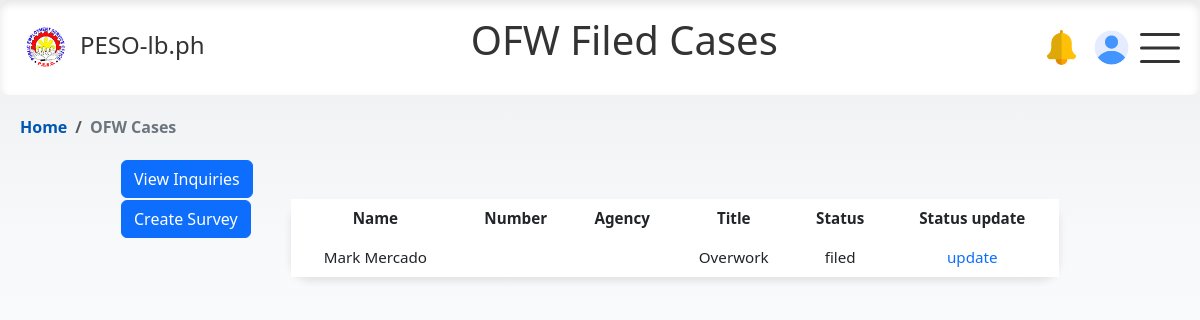
Page /html/adminpage/ofw_case.php on the earlier database version.
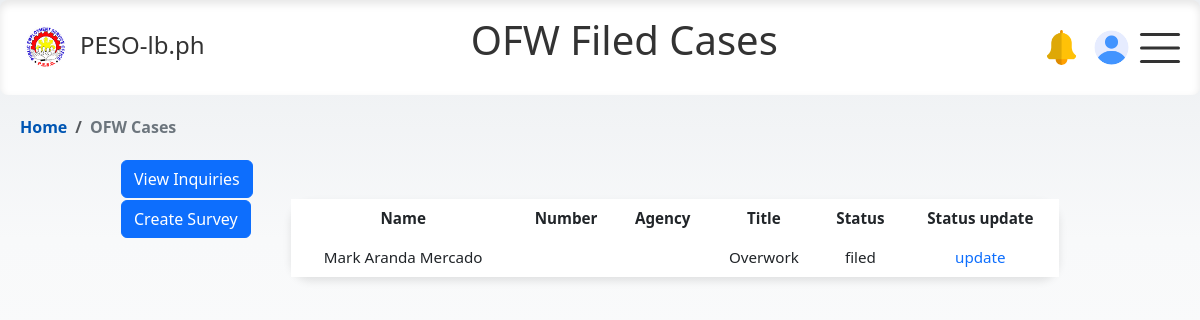
Same page on the later database version.
### tables this page shows
CREATE TABLE `cases` (
  `id` int(11) NOT NULL,
  `user_id` int(11) DEFAULT NULL,
  `title` varchar(255) NOT NULL,
  `description` text NOT NULL,
  `file` varchar(255) DEFAULT NULL,
  `status` enum('filed','in_progress','resolved') DEFAULT 'filed',
  `created_at` timestamp NULL DEFAULT current_timestamp()
);

CREATE TABLE `applicant_profile` (
  `id` int(11) NOT NULL,
  `user_id` int(11) NOT NULL,
  `email` varchar(255) NOT NULL,
  `first_name` varchar(100) DEFAULT NULL,
  `last_name` varchar(100) DEFAULT NULL,
  `middle_name` varchar(100) DEFAULT NULL,
  `dob` date DEFAULT NULL,
  `age` int(11) DEFAULT NULL,
  `specialization` varchar(255) DEFAULT NULL,
  `sex` enum('male','female') DEFAULT NULL,
  `civil_status` enum('Single','Married','Widowed') DEFAULT NULL,
  `contact_no` int(11) DEFAULT NULL,
  `photo` varchar(255) DEFAULT 'user.png',
  `house_address` varchar(255) DEFAULT NULL,
  `sss_no` varchar(20) DEFAULT NULL,
  `pagibig_no` varchar(20) DEFAULT NULL,
  `philhealth_no` varchar(20) DEFAULT NULL,
  `passport_no` varchar(20) DEFAULT NULL,
  `immigration_status` enum('Documented','Undocumented','Returning','Repatriated') DEFAULT NULL,
  `spouse_name` varchar(100) DEFAULT NULL,
  `spouse_contact` varchar(15) DEFAULT NULL,
  `fathers_name` varchar(100) DEFAULT NULL,
  `fathers_address` varchar(255) DEFAULT NULL,
  `mothers_name` varchar(100) DEFAULT NULL,
  `mothers_address` varchar(255) DEFAULT NULL,
  `emergency_contact_name` varchar(100) DEFAULT NULL,
  `next_of_kin_relationship` varchar(50) DEFAULT NULL,
  `next_of_kin_contact` varchar(15) DEFAULT NULL,
  `education_level` enum('Elementary Undergraduate','Elementary Graduate','High School Undergraduate','High School Graduate','College Undergraduate','College Graduate','Vocational') DEFAULT NULL,
  `occupation` enum('Administrative Work','Medical Work','Factory/Manufacturing','Farmers (Agriculture)','Teaching','Information Technology','Engineering','Restaurant Jobs (F&B)','Seaman (Sea-Based)','Household Service Worker (Domestic Helper)','Construction Work','Entertainment','Tourism Sector','Hospitality Sector','Others') DEFAULT NULL,
  `prefix` enum('Sr.','Jr.','II','III','IV','V','VI','VII') DEFAULT NULL,
  `emergency_contact_num` int(11) DEFAULT NULL,
  `income` int(11) DEFAULT NULL,
  `country` varchar(100) DEFAULT NULL,
  `employment_type` varchar(100) DEFAULT NULL,
  `employment_form` enum('Recruitment Agency','Government Hire','Name Hire','Referral') DEFAULT NULL,
  `employer_name` varchar(100) DEFAULT NULL,
  `contact_number` int(11) DEFAULT NULL,
  `employer_address` varchar(100) DEFAULT NULL,
  `local_agency_name` varchar(100) DEFAULT NULL,
  `local_agency_address` varchar(100) DEFAULT NULL,
  `arrival_date` date DEFAULT NULL,
  `dept_date` date DEFAULT NULL
);

### html/adminpage/ofw_case.php (the view, shortened to what this page needs)
<?php
include 'conn_db.php';
$sql = "SELECT c.*, ap.*
        FROM cases c
        JOIN applicant_profile ap ON c.user_id = ap.user_id
       ";
$result = $conn->query($sql);
?>
<!DOCTYPE html>
<html lang="en">
<head>
    <link rel="stylesheet" href="https://cdn.jsdelivr.net/npm/bootstrap@5.3.0/dist/css/bootstrap.min.css">
    <link rel="stylesheet" href="../../css/modal-form.css">
    <link rel="stylesheet" href="../../css/admin_ofw.css">
    <link rel="stylesheet" href="../../css/nav_float.css">
</head>
<body>
<nav>
    <div class="logo">
        <img src="../../img/logo_peso.png" alt="Logo">
        <a href="#"> PESO-lb.ph</a>
    </div>
    <header>
      <h1 class="ofw-h1">OFW Filed Cases</h1>
    </header>
    <div class="profile-icons">
        <div class="notif-icon" data-bs-toggle="popover" data-bs-content="#" data-bs-placement="bottom">
            <img id="#" src="../../img/notif.png" alt="Profile Picture" class="rounded-circle">
        </div>
        <div class="profile-icon" data-bs-toggle="popover" data-bs-placement="bottom">
    <?php if (!empty($row['photo'])): ?>
        <img id="preview" src="../../php/applicant/images/<?php echo $row['photo']; ?>" alt="Profile Image" class="circular--square">
    <?php else: ?>
        <img src="../../img/user-placeholder.png" alt="Profile Picture" class="rounded-circle">
    <?php endif; ?>
    </div>
    </div>
    <div class="burger" id="burgerToggle">
        <span></span>
        <span></span>
        <span></span>
    </div>
</nav>
<nav class="bcrumb-container" aria-label="breadcrumb">
  <ol class="breadcrumb">
    <li class="breadcrumb-item"><a href="admin_home.php" >Home</a></li>
    <li class="breadcrumb-item active" aria-current="page">OFW Cases</li>
  </ol>
</nav>
<div class="table-containers grid gap-3">
    <table class="table-containrs">
        <tr>
            <td>
                <a class="btn btn-primary" href="user_chat.php">View Inquiries</a>
            </td>
        </tr>
        <tr>
            <td>
                <a class="btn btn-primary" href="create_survey.php">Create Survey</a>
            </td>
        </tr>
    </table>
    <div class="table-container">
            <table class="table table-borderless table-hover">
                <thead>
                    <tr>
                        <th>Name</th>
                        <th>Number</th>
                        <th>Agency</th>
                        <th>Title</th>
                        <th>Status</th>
                        <th>Status update</th>
                    </tr>
                </thead>
                <tbody>
                <?php
                    if($result->num_rows > 0) {
                        while ($row = $result->fetch_assoc()) {
                            $full_name = $row['first_name'] . ' ' . $row['middle_name'] . ' ' . $row['last_name'];
                            echo "<tr>
                                <td>".$full_name."</td>
                                <td>".$row['contact_number']."</td>
                                <td>".$row['local_agency_name']."</td>
                                <td>".$row['title']."</td>
                                <td>".$row['status']."</td>
                                <td> <a class='docu' href='module_list.php?course_id=" . $row["id"] . "'>update</a> </td>
                                 </tr>";
                                }
                        } else {
                            echo "<tr><td colspan='6'> no case file found</td></tr>";
                        }
                ?>
                </tbody>
            </table>
        </div>
    </div>
</body>
</html>

### css/admin_ofw.css (style rules this page uses)
.table-container { width: 80%; margin: 5vh auto; }
.table { border-radius: 20px; font-size: 0.95rem; box-shadow: 0px 4px 8px rgba(0, 0, 0, 0.1); }
.table td, .table th { padding: 0.5rem; text-align: center; }
.docu { text-decoration: none; }
.table-containers { display: flex; justify-content: space-between; margin: 3vh auto; }
.table-containers { width: 80%; }
.table-containrs tr { display: flex; }

### css/nav_float.css (style rules this page uses)
body { margin: 0; opacity: 1; font-family: system-ui; background: linear-gradient(to bottom, #EBEEF1 0%, #f8f9fa 30%, #ffffff 100%); background-repeat: no-repeat; background-attachment: fixed; min-height: 100vh; }
.h1, .ofw-h1 { width: 100%; text-align: center; color: #333; margin-top:-1vh; }
.profile-icons,.profile-icon-employer, .profile-index { display: flex; align-items: left; margin-right: 3vw; }
.profile-icon, .profile-icon-employer, .profile-index, .notif-icon { width: 35px; height: 35px; border-radius:50%; overflow: hidden; position: relative; margin-right: 15px; }
.notif-icon img,.profile-icon img, .profile-icon-employer img { width: 100%; height: auto; }
td { width: -120vw; height: auto; }
nav { position: sticky; top: 0; background-color: #fff; color: #333; display: flex; justify-content: space-between; align-items: center; padding: 20px 20px; margin: auto; max-width: 100vw; box-shadow: inset 0px 4px 8px rgba(0, 0, 0, 0.1); border-radius: 8px; z-index: 1000; }
.logo { display: flex; align-items: center; margin-bottom: 5px; }
.logo a { color: #333; text-decoration: none; font-size: 24px; font-weight:400; margin-left:10px; }
.logo img { width: 50px; height: 50px; }
.burger { cursor: pointer; margin-left: 5vw; }
.burger { position: absolute; top: 50%; right: 20px; transform: translateY(-50%); width: 40px; height: 30px; background: transparent; cursor: pointer; }
.burger span { display: block; position: absolute; height: 3px; width: 100%; background: #333; border-radius: 5px; opacity: 1; left: 0; transform: rotate(0deg); transition: .25s ease-in-out; }
.burger span:nth-of-type(1) { top: 0px; transform-origin: left center; }
.burger span:nth-of-type(2) { top: 50%; transform: translateY(-50%); transform-origin: left center; }
.burger span:nth-of-type(3) { top: 100%; transform-origin: left center; transform: translateY(-100%); }
.bcrumb-container { position: relative; top: 0; background-color: transparent; color: #333; display: flex; justify-content:flex-start; align-items: left; padding: 20px 20px; margin: auto; margin-bottom: -5vh; max-width: auto; box-shadow: none; border-radius: 0; z-index: 1; }
.breadcrumb { background-color: transparent; list-style: none; }
.breadcrumb-item { color: #007bff; font-weight: bold; }
.breadcrumb-item.active { color: #6c757d; }
.breadcrumb-item a { text-decoration: none; color: #0056b3; }

Differences in the rows shown:
changed through a linked row, cases "Overwork": applicant_profile.first_name+middle_name+last_name "Mark Mercado" → "Mark Aranda Mercado"
